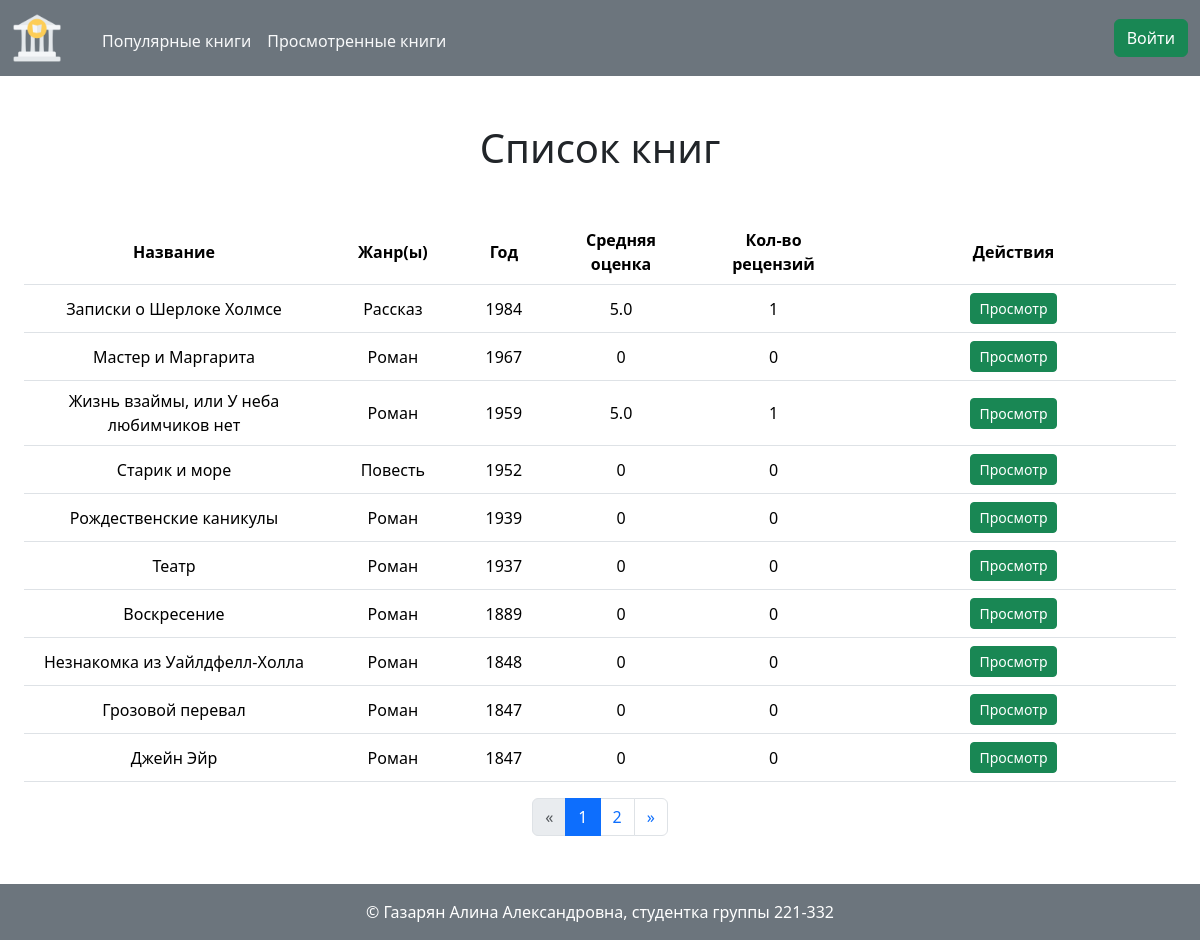
The page / on the database its author committed.
### models.py (models this page shows, shortened)
class Book(db.Model):
    __tablename__='books'
    id: Mapped[int]=mapped_column(primary_key=True)
    name: Mapped[str]=mapped_column(String(100), unique=True)
    short_desc: Mapped[str]=mapped_column(Text, nullable=False)
    year: Mapped[int]=mapped_column(String(10), nullable=False)
    publisher: Mapped[str]=mapped_column(String(100), nullable=False)
    author: Mapped[str]=mapped_column(String(100), nullable=False)
    volume: Mapped[int]=mapped_column(nullable=False)
    cover_id: Mapped[int]=mapped_column(ForeignKey('images.id'))
    review_of_book: Mapped[List['Review']]=relationship(back_populates='book', cascade='all, delete')
    history_of_book: Mapped[List['History']]=relationship(back_populates='book', cascade='all, delete')

class Genre(db.Model):
    __tablename__='genres'
    id: Mapped[int]=mapped_column(primary_key=True)
    name: Mapped[str]=mapped_column(String(100), unique=True, nullable=False)

### app.py (the view)
@app.route('/')
def index():
    session['save_input_data'] = {}
    page = request.args.get('page', 1, type=int)
    books_list = Book.query.order_by(Book.year.desc())
    pagination = books_list.paginate(page=page, per_page=PER_PAGE)
    books_list = pagination.items
    data = list()
    for book in books_list:
        reviews_list = db.session.query(Review).filter(Review.book_id == book.id).all()
        general_list = db.session.query(LinkTableBookGenre).filter(LinkTableBookGenre.book_id == book.id).all()
        genres = list()
        for item in general_list:
            genre_obj = db.session.query(Genre).filter(Genre.id == item.genre_id).first()
            genres.append(genre_obj.name)
        total_score = 0
        for review in reviews_list:
            total_score += review.mark
        try:
            average_mark = total_score / len(reviews_list)
        except ZeroDivisionError:
            average_mark = 0
        data.append({
            'book_id': book.id,
            'book_name': book.name,
            'genres': ', '.join(genres),
            'book_year': book.year,
            'average_score': average_mark,
            'number_of_reviews': len(reviews_list)
        })
    return render_template(
        'index.html',
        data=data,
        pagination=pagination
    )

### templates/index.html (shortened to what this page needs)
{% extends 'base.html' %}
{% from 'pagination.html' import render_pagination %}
{% block content %}
    <div class="main container-fluid">
        {% if data | length != 0 %}
            <h1 class="my-5">Список книг</h1>
            <div class="container-fluid">
                <table class="table">
                    <thead>
                        <tr>
                            <th class="th-name" scope="col">Название</th>
                            <th scope="col">Жанр(ы)</th>
                            <th scope="col">Год</th>
                            <th class="th-mark" scope="col">Средняя оценка</th>
                            <th class="th-reviews" scope="col">Кол-во рецензий</th>
                            <th scope="col">Действия</th>
                        </tr>
                    </thead>
                    <tbody>
                        {% for item in data %}
                            <tr>
                                <td id="nameOfBook">{{ item.get('book_name') }}</td>
                                <td>{{ item.get('genres') }}</td>
                                <td>{{ item.get('book_year') }}</td>
                                <td>{{ item.get('average_score') }}</td>
                                <td>{{ item.get('number_of_reviews') }}</td>
                                <td class="td-buttons">
                                    <a class="btn btn-success btn-sm" href="{{ url_for('book.show', book_id=item.get('book_id')) }}">Просмотр</a>
                                </td>
                            </tr>
                        {% endfor %}
                    </tbody>
                </table>
            </div>
            {% if 'index' in request.endpoint %}
                <div class="mb-5">
                    {{ render_pagination(pagination, request.endpoint) }}
                </div>
            {% endif %}
        {% else %}
            <h1 class="my-5">Тут пока пусто</h1>
        {% endif %}
    </div>
{% endblock %}

### static/styles.css (style rules this page uses)
.main h1, h3 { text-align: center; }
.th-name { width: 300px; }
.th-mark { width: 150px; }
.th-reviews { width: 155px; }
.td-buttons { width: 325px; }
.table th { text-align: center; vertical-align: middle; }
.table td { text-align: center; vertical-align: middle; }

### rows shown on the page
Book: get "Записки о Шерлоке Холмсе", get "1984"
Genre: get "Рассказ"
Book: get "Мастер и Маргарита", get "1967"
Genre: get "Роман" "Роман" "Роман" "Роман" "Роман" "Роман" "Роман" "Роман"
Book: get "Жизнь взаймы, или У неба любимчиков нет", get "1959"
Book: get "Старик и море", get "1952"
Genre: get "Повесть"
Book: get "Рождественские каникулы", get "1939"
Book: get "Театр", get "1937"
Book: get "Воскресение", get "1889"
Book: get "Незнакомка из Уайлдфелл-Холла", get "1848"
Book: get "Грозовой перевал", get "1847"
Book: get "Джейн Эйр", get "1847"

### other values the page prints
{{ item.get('average_score') }} "5.0" "0" "5.0" "0" "0" "0" "0" "0" "0" "0"
{{ item.get('number_of_reviews') }} "1" "0" "1" "0" "0" "0" "0" "0" "0" "0"
{{ page }} "1" "2"
